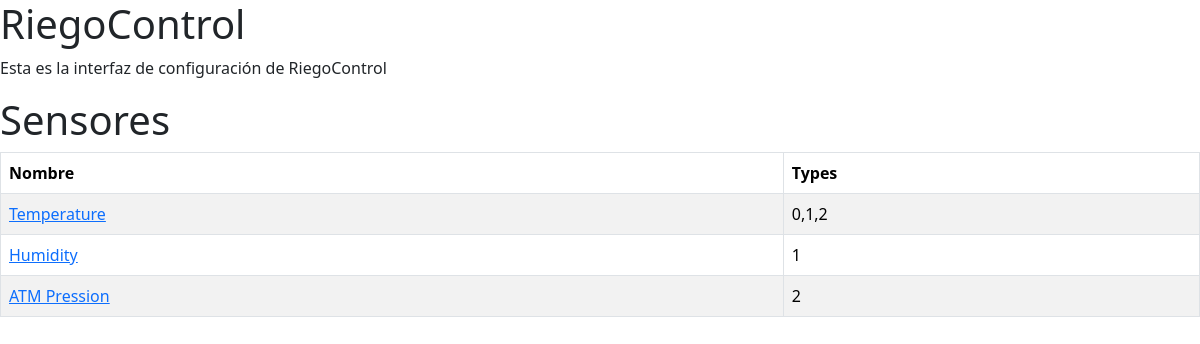
The page / on the database its author committed.
### sensors/models.py (models this page shows, shortened)
class Sensor(models.Model):
    name = models.CharField(max_length = 255, unique = True)
    types = models.CharField(max_length = 255)
    change_pendig = models.BooleanField(default = False)

### pidjango/views.py (the view)
# urls.py: path('', indx_view),
def indx_view(request):
    sensors = Sensor.objects.all().values()
    template = loader.get_template("index.html")
    context = {
        'sensors': sensors,
    }
    return HttpResponse(template.render(context, request))

### templates/index.html (shortened to what this page needs)
<!DOCTYPE html>
<html lang="en">
<head>
    {% load bootstrap5 %}
    {% bootstrap_css %}
</head>
<body>
    <h1>RiegoControl</h1>
    <p>Esta es la interfaz de configuración de RiegoControl</p>
    <h1>Sensores</h1>
    <table class="table table-striped table-bordered table-hover table-responsive">
        <thead class="thead-dark">
            <tr>
                <th scope="col"> Nombre </th>
                <th scope="col"> Types </th>
            </tr>
        </thead>
        <tbody>
            {% for x in sensors %}
                <tr>
                    <td scope="row">
                        <a href="{% url 'config' sensor_id=x.id  %}">{{x.name}}</a>
                    </td>
                    <td scope="row"> {{ x.types }} </td>
                </tr>
                {%endfor%}
        </tbody>
    </table>
</body>
</html>

### rows shown on the page
Sensor: name "Temperature", types "0,1,2"
Sensor: name "Humidity", types "1"
Sensor: name "ATM Pression", types "2"
